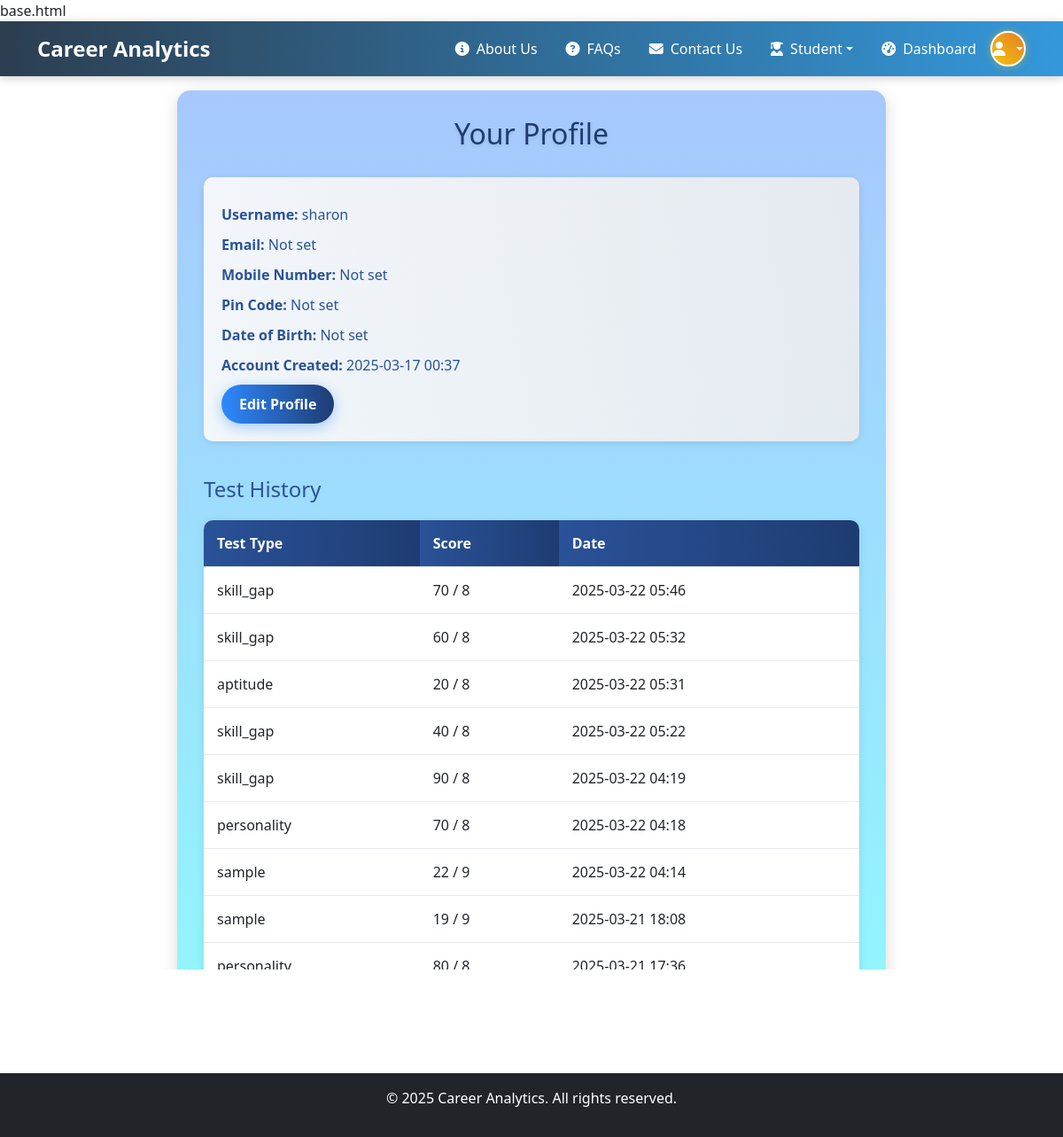
/profile (signed in), run on an earlier commit of the app's database.
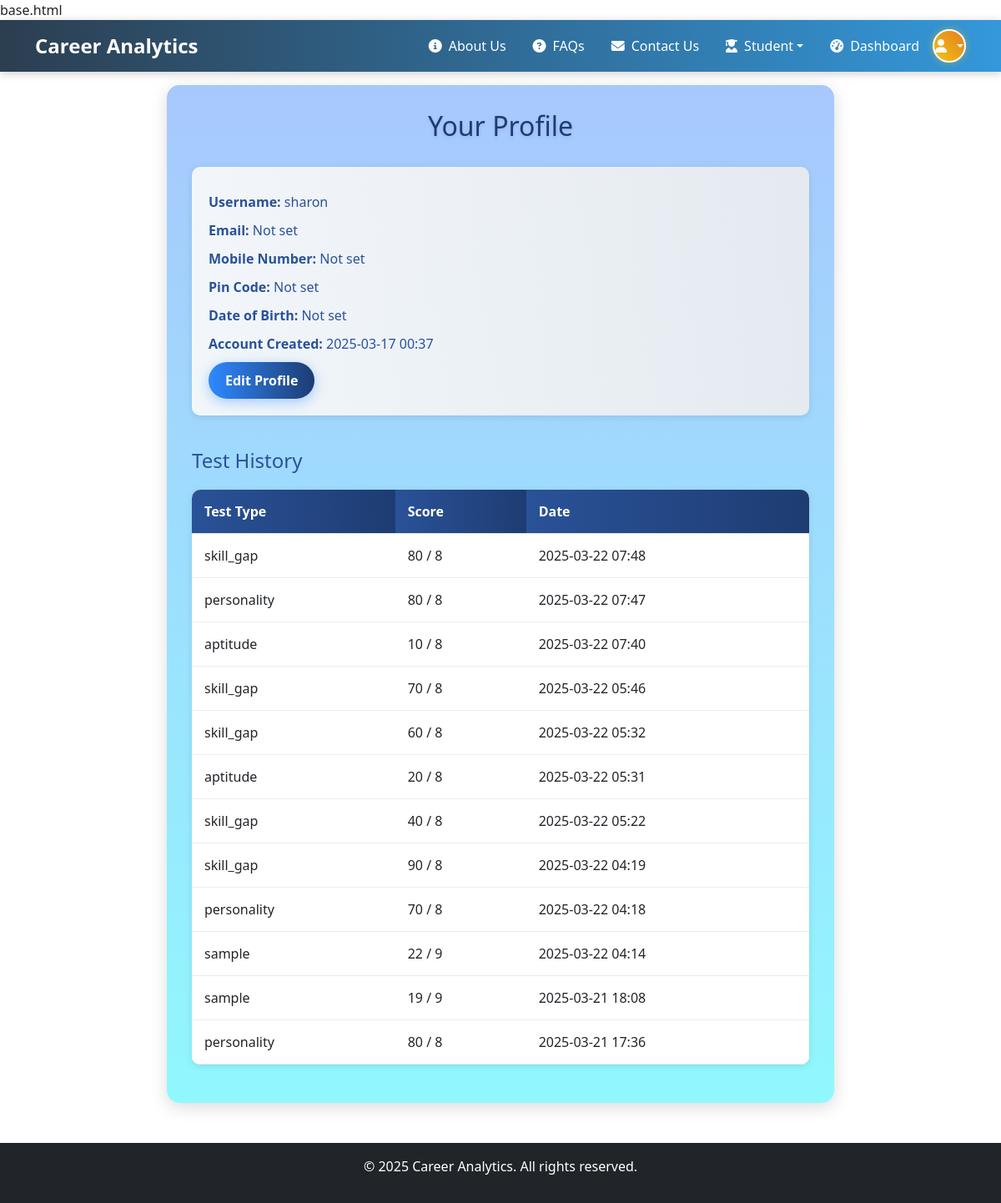
And on a later commit of the database.
### app.py (models this page shows)
class TestResult(db.Model):
    id = db.Column(db.Integer, primary_key=True)
    user_id = db.Column(db.Integer, db.ForeignKey('user.id'), nullable=True)
    test_type = db.Column(db.String(50), nullable=False)
    score = db.Column(db.Integer, nullable=False)
    time_spent = db.Column(db.Integer, nullable=True)
    details = db.Column(db.Text, nullable=True)  # Store JSON string of detailed results
    completed_at = db.Column(db.DateTime, default=datetime.utcnow)

### app.py (the view)
@app.route('/profile')
@login_required
def profile():
    test_history = TestResult.query.filter_by(user_id=current_user.id).order_by(TestResult.completed_at.desc()).all()
    return render_template('profile.html', user=current_user, test_history=test_history)

### app.py (called while the page is built)
@login_manager.user_loader
def load_user(user_id):
    return db.session.get(User, int(user_id))

### templates/profile.html (shortened to what this page needs)
{% extends "base.html" %}
{% block content %}
    <div class="profile-container">
        <h1>Your Profile</h1>
        <div class="profile-info">
            <p><strong>Username:</strong> {{ user.username }}</p>
            <p><strong>Email:</strong> {{ user.email or 'Not set' }}</p>
            <p><strong>Mobile Number:</strong> {{ user.mobile_number or 'Not set' }}</p>
            <p><strong>Pin Code:</strong> {{ user.pin_code or 'Not set' }}</p>
            <p><strong>Date of Birth:</strong> {{ user.dob.strftime('%Y-%m-%d') if user.dob else 'Not set' }}</p>
            <p><strong>Account Created:</strong> {{ user.created_at.strftime('%Y-%m-%d %H:%M') }}</p>
            <a href="{{ url_for('profile_edit') }}" class="btn-edit">Edit Profile</a>
        </div>
        {% if test_history %}
            <div class="test-history">
                <h3>Test History</h3>
                <table class="table">
                    <thead>
                        <tr>
                            <th>Test Type</th>
                            <th>Score</th>
                            <th>Date</th>
                        </tr>
                    </thead>
                    <tbody>
                        {% for test in test_history %}
                            <tr>
                                <td>{{ test.test_type }}</td>
                                <td>{{ test.score }} / {{ 9 if test.test_type == 'sample' else 8 }}</td>
                                <td>{{ test.completed_at.strftime('%Y-%m-%d %H:%M') }}</td>
                            </tr>
                        {% endfor %}
                    </tbody>
                </table>
            </div>
        {% endif %}
    </div>
{% endblock %}

What changed in the data, as far as the page shows it:
added TestResult: test_type "skill_gap", score "80", test_type "8", completed_at "2025-03-22 07:48"
added TestResult: test_type "personality", score "80", test_type "8", completed_at "2025-03-22 07:47"
added TestResult: test_type "aptitude", score "10", test_type "8", completed_at "2025-03-22 07:40"
